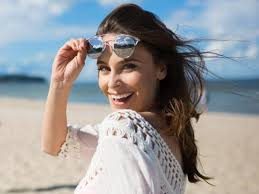
#> input picture face.jpg, 259 x 194 px
$ jupyter execute 'face detection-image.ipynb'
#> lines starting #> are read from the running program, lines starting #| are printed output that depends on the picture; after the words box and inside, x2 and y2 are one past the last pixel; in counts of white or black regions, pixels touching at a corner belong together
[cell 1]
import cv2
import numpy as np

[cell 2]
cascade=cv2.CascadeClassifier("Documents\\haarcascade_frontalface_default.xml")
i=cv2.imread("face.jpg")
#> i is the input picture: shape (194, 259, 3); mean B, G, R 154.5, 152.8, 151.9
face=cascade.detectMultiScale(i,scaleFactor=1.05,minNeighbors=5)
#> face = [[91, 51, 50, 50]]

print(type(face))
#| <class 'numpy.ndarray'>
print(face)
#| [[91 51 50 50]]

for a,b,w,h in face:
    i=cv2.rectangle(i,(a,b),(a+w,b+h),(255,0,0),3)
#> this loop made 1 pass
#> pass 1, `i=cv2.rectangle(i,(a,b),(a+w,b+h),(255,0,0),3)`:
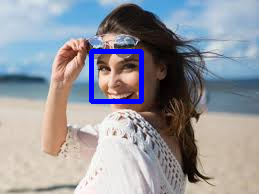
#> i: shape (194, 259, 3); 1.97% of pixels changed, all inside (x1, y1, x2, y2) = (89, 49, 144, 104)

cv2.imshow("Face",i)
cv2.waitKey(0)
cv2.destroyAllWindows()
